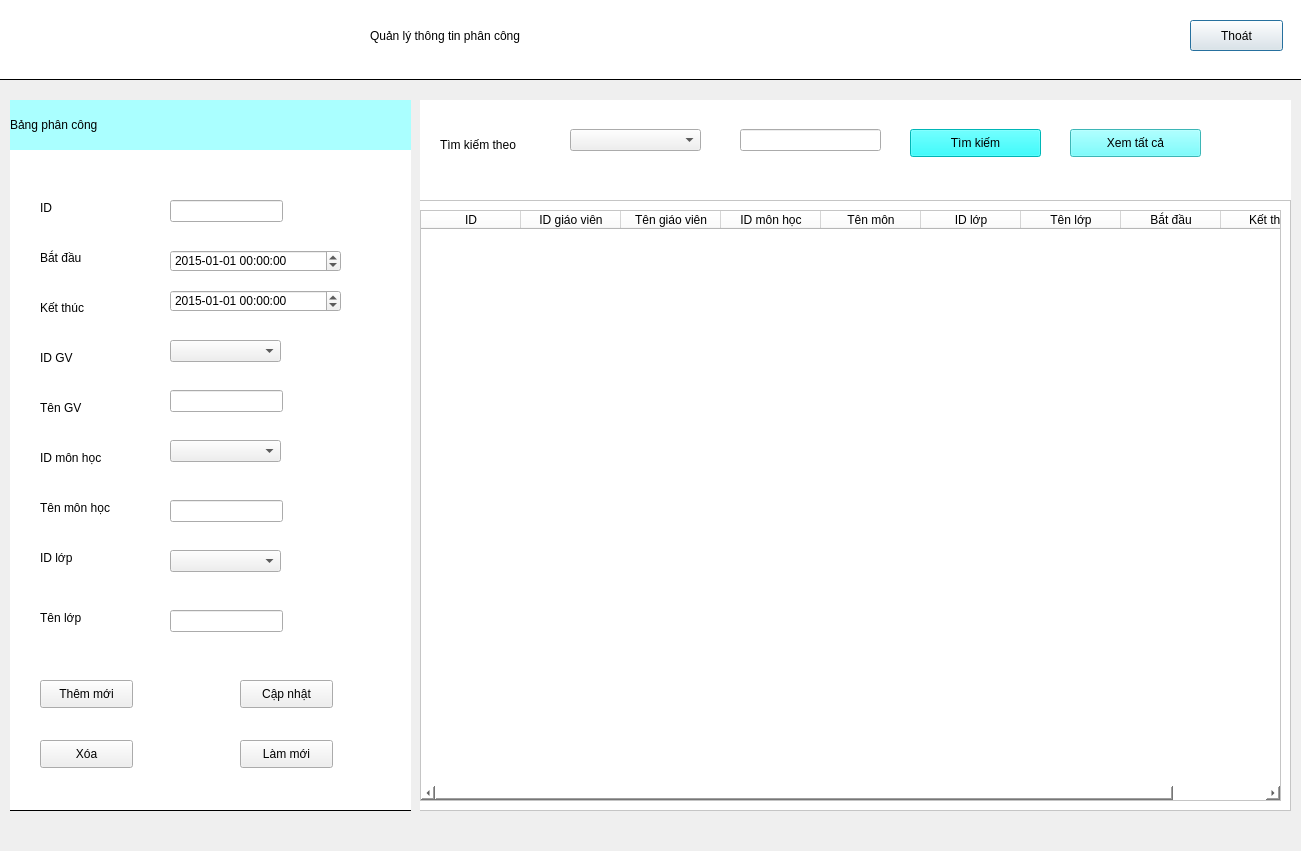
<?xml version="1.0" encoding="UTF-8"?>
<ui version="4.0">
 <class>Dialog</class>
 <widget class="QDialog" name="Dialog">
  <property name="geometry">
   <rect>
    <x>0</x>
    <y>0</y>
    <width>1301</width>
    <height>851</height>
   </rect>
  </property>
  <property name="windowTitle">
   <string>Dialog</string>
  </property>
  <widget class="QWidget" name="widget" native="true">
   <property name="geometry">
    <rect>
     <x>0</x>
     <y>0</y>
     <width>1301</width>
     <height>80</height>
    </rect>
   </property>
   <property name="styleSheet">
    <string notr="true">QWidget#widget{
border-bottom:1px solid black;
	background-color: rgb(255, 255, 255);
}</string>
   </property>
   <widget class="QLabel" name="label_2">
    <property name="geometry">
     <rect>
      <x>370</x>
      <y>10</y>
      <width>721</width>
      <height>51</height>
     </rect>
    </property>
    <property name="styleSheet">
     <string notr="true">font: 28pt &quot;MS Shell Dlg 2&quot;;</string>
    </property>
    <property name="text">
     <string>Quản lý thông tin phân công</string>
    </property>
   </widget>
   <widget class="QPushButton" name="btnExit">
    <property name="geometry">
     <rect>
      <x>1190</x>
      <y>20</y>
      <width>93</width>
      <height>31</height>
     </rect>
    </property>
    <property name="text">
     <string>Thoát</string>
    </property>
   </widget>
  </widget>
  <widget class="QWidget" name="widget_2" native="true">
   <property name="geometry">
    <rect>
     <x>10</x>
     <y>100</y>
     <width>401</width>
     <height>711</height>
    </rect>
   </property>
   <property name="styleSheet">
    <string notr="true">QWidget#widget_2{
border-bottom:1px solid black;
	background-color: rgb(255, 255, 255);
}</string>
   </property>
   <widget class="QLabel" name="label_3">
    <property name="geometry">
     <rect>
      <x>0</x>
      <y>-1</y>
      <width>451</width>
      <height>51</height>
     </rect>
    </property>
    <property name="styleSheet">
     <string notr="true">QWidget#label_3{
font: 16pt &quot;MS Shell Dlg 2&quot;;
	background-color: rgb(170, 255, 255);
}</string>
    </property>
    <property name="text">
     <string>Bảng phân công</string>
    </property>
   </widget>
   <widget class="QLabel" name="label_4">
    <property name="geometry">
     <rect>
      <x>30</x>
      <y>100</y>
      <width>81</width>
      <height>16</height>
     </rect>
    </property>
    <property name="text">
     <string>ID</string>
    </property>
   </widget>
   <widget class="QLabel" name="label_5">
    <property name="geometry">
     <rect>
      <x>30</x>
      <y>150</y>
      <width>81</width>
      <height>16</height>
     </rect>
    </property>
    <property name="text">
     <string>Bắt đầu</string>
    </property>
   </widget>
   <widget class="QLabel" name="label_6">
    <property name="geometry">
     <rect>
      <x>30</x>
      <y>200</y>
      <width>81</width>
      <height>16</height>
     </rect>
    </property>
    <property name="text">
     <string>Kết thúc</string>
    </property>
   </widget>
   <widget class="QLabel" name="label_8">
    <property name="geometry">
     <rect>
      <x>30</x>
      <y>250</y>
      <width>55</width>
      <height>16</height>
     </rect>
    </property>
    <property name="text">
     <string>ID GV</string>
    </property>
   </widget>
   <widget class="QLabel" name="label_9">
    <property name="geometry">
     <rect>
      <x>30</x>
      <y>300</y>
      <width>55</width>
      <height>16</height>
     </rect>
    </property>
    <property name="text">
     <string>Tên GV</string>
    </property>
   </widget>
   <widget class="QLabel" name="label_10">
    <property name="geometry">
     <rect>
      <x>30</x>
      <y>350</y>
      <width>71</width>
      <height>16</height>
     </rect>
    </property>
    <property name="text">
     <string>ID môn học</string>
    </property>
   </widget>
   <widget class="QLabel" name="label_11">
    <property name="geometry">
     <rect>
      <x>30</x>
      <y>400</y>
      <width>81</width>
      <height>16</height>
     </rect>
    </property>
    <property name="text">
     <string>Tên môn học</string>
    </property>
   </widget>
   <widget class="QLineEdit" name="tfGV">
    <property name="geometry">
     <rect>
      <x>160</x>
      <y>290</y>
      <width>113</width>
      <height>22</height>
     </rect>
    </property>
   </widget>
   <widget class="QLineEdit" name="tfTenMon">
    <property name="geometry">
     <rect>
      <x>160</x>
      <y>400</y>
      <width>113</width>
      <height>22</height>
     </rect>
    </property>
   </widget>
   <widget class="QPushButton" name="btnAdd">
    <property name="geometry">
     <rect>
      <x>30</x>
      <y>580</y>
      <width>93</width>
      <height>28</height>
     </rect>
    </property>
    <property name="text">
     <string>Thêm mới</string>
    </property>
   </widget>
   <widget class="QPushButton" name="btnUpdate">
    <property name="geometry">
     <rect>
      <x>230</x>
      <y>580</y>
      <width>93</width>
      <height>28</height>
     </rect>
    </property>
    <property name="text">
     <string>Cập nhật</string>
    </property>
   </widget>
   <widget class="QPushButton" name="btnDelete">
    <property name="geometry">
     <rect>
      <x>30</x>
      <y>640</y>
      <width>93</width>
      <height>28</height>
     </rect>
    </property>
    <property name="text">
     <string>Xóa</string>
    </property>
   </widget>
   <widget class="QPushButton" name="btnRefresh">
    <property name="geometry">
     <rect>
      <x>230</x>
      <y>640</y>
      <width>93</width>
      <height>28</height>
     </rect>
    </property>
    <property name="text">
     <string>Làm mới</string>
    </property>
   </widget>
   <widget class="QComboBox" name="cbIdGV">
    <property name="geometry">
     <rect>
      <x>160</x>
      <y>240</y>
      <width>111</width>
      <height>22</height>
     </rect>
    </property>
    <item>
     <property name="text">
      <string/>
     </property>
    </item>
   </widget>
   <widget class="QComboBox" name="cbIdMon">
    <property name="geometry">
     <rect>
      <x>160</x>
      <y>340</y>
      <width>111</width>
      <height>22</height>
     </rect>
    </property>
    <item>
     <property name="text">
      <string/>
     </property>
    </item>
   </widget>
   <widget class="QLabel" name="label">
    <property name="geometry">
     <rect>
      <x>30</x>
      <y>450</y>
      <width>55</width>
      <height>16</height>
     </rect>
    </property>
    <property name="text">
     <string>ID lớp</string>
    </property>
   </widget>
   <widget class="QLabel" name="label_7">
    <property name="geometry">
     <rect>
      <x>30</x>
      <y>510</y>
      <width>55</width>
      <height>16</height>
     </rect>
    </property>
    <property name="text">
     <string>Tên lớp</string>
    </property>
   </widget>
   <widget class="QComboBox" name="cbIdLop">
    <property name="geometry">
     <rect>
      <x>160</x>
      <y>450</y>
      <width>111</width>
      <height>22</height>
     </rect>
    </property>
    <item>
     <property name="text">
      <string/>
     </property>
    </item>
   </widget>
   <widget class="QLineEdit" name="tfTenLop">
    <property name="geometry">
     <rect>
      <x>160</x>
      <y>510</y>
      <width>113</width>
      <height>22</height>
     </rect>
    </property>
   </widget>
   <widget class="QLineEdit" name="tfId">
    <property name="geometry">
     <rect>
      <x>160</x>
      <y>100</y>
      <width>113</width>
      <height>22</height>
     </rect>
    </property>
   </widget>
   <widget class="QDateTimeEdit" name="deStart">
    <property name="geometry">
     <rect>
      <x>160</x>
      <y>150</y>
      <width>171</width>
      <height>22</height>
     </rect>
    </property>
    <property name="dateTime">
     <datetime>
      <hour>0</hour>
      <minute>0</minute>
      <second>0</second>
      <year>2015</year>
      <month>1</month>
      <day>1</day>
     </datetime>
    </property>
    <property name="maximumDate">
     <date>
      <year>2100</year>
      <month>1</month>
      <day>1</day>
     </date>
    </property>
    <property name="displayFormat">
     <string>yyyy-MM-dd hh:mm:ss</string>
    </property>
   </widget>
   <widget class="QDateTimeEdit" name="deEnd">
    <property name="geometry">
     <rect>
      <x>160</x>
      <y>190</y>
      <width>171</width>
      <height>22</height>
     </rect>
    </property>
    <property name="dateTime">
     <datetime>
      <hour>0</hour>
      <minute>0</minute>
      <second>0</second>
      <year>2015</year>
      <month>1</month>
      <day>1</day>
     </datetime>
    </property>
    <property name="displayFormat">
     <string>yyyy-MM-dd hh:mm:ss </string>
    </property>
   </widget>
  </widget>
  <widget class="QWidget" name="widget_3" native="true">
   <property name="geometry">
    <rect>
     <x>420</x>
     <y>100</y>
     <width>871</width>
     <height>711</height>
    </rect>
   </property>
   <property name="styleSheet">
    <string notr="true">QWidget#widget_3{
	background-color: rgb(255, 255, 255);
}</string>
   </property>
   <widget class="QScrollArea" name="scrollArea">
    <property name="geometry">
     <rect>
      <x>-10</x>
      <y>100</y>
      <width>881</width>
      <height>611</height>
     </rect>
    </property>
    <property name="styleSheet">
     <string notr="true">background-color: rgb(255, 255, 255);</string>
    </property>
    <property name="widgetResizable">
     <bool>true</bool>
    </property>
    <widget class="QWidget" name="scrollAreaWidgetContents">
     <property name="geometry">
      <rect>
       <x>0</x>
       <y>0</y>
       <width>879</width>
       <height>609</height>
      </rect>
     </property>
     <layout class="QVBoxLayout" name="verticalLayout">
      <item>
       <widget class="QTableWidget" name="tableWidget">
        <column>
         <property name="text">
          <string>ID</string>
         </property>
        </column>
        <column>
         <property name="text">
          <string>ID giáo viên</string>
         </property>
        </column>
        <column>
         <property name="text">
          <string>Tên giáo viên</string>
         </property>
        </column>
        <column>
         <property name="text">
          <string>ID môn học</string>
         </property>
        </column>
        <column>
         <property name="text">
          <string>Tên môn</string>
         </property>
        </column>
        <column>
         <property name="text">
          <string>ID lớp</string>
         </property>
        </column>
        <column>
         <property name="text">
          <string>Tên lớp</string>
         </property>
        </column>
        <column>
         <property name="text">
          <string>Bắt đầu</string>
         </property>
        </column>
        <column>
         <property name="text">
          <string>Kết thúc</string>
         </property>
        </column>
       </widget>
      </item>
     </layout>
    </widget>
   </widget>
   <widget class="QWidget" name="widget_4" native="true">
    <property name="geometry">
     <rect>
      <x>0</x>
      <y>-1</y>
      <width>871</width>
      <height>91</height>
     </rect>
    </property>
    <widget class="QLabel" name="label_12">
     <property name="geometry">
      <rect>
       <x>20</x>
       <y>30</y>
       <width>111</width>
       <height>31</height>
      </rect>
     </property>
     <property name="styleSheet">
      <string notr="true">font: 10pt &quot;MS Shell Dlg 2&quot;;</string>
     </property>
     <property name="text">
      <string>Tìm kiếm theo</string>
     </property>
    </widget>
    <widget class="QComboBox" name="cbSearch">
     <property name="geometry">
      <rect>
       <x>150</x>
       <y>30</y>
       <width>131</width>
       <height>22</height>
      </rect>
     </property>
     <item>
      <property name="text">
       <string/>
      </property>
     </item>
     <item>
      <property name="text">
       <string>ID giáo viên</string>
      </property>
     </item>
     <item>
      <property name="text">
       <string>ID môn</string>
      </property>
     </item>
     <item>
      <property name="text">
       <string>ID lớp</string>
      </property>
     </item>
    </widget>
    <widget class="QLineEdit" name="tfSearch">
     <property name="geometry">
      <rect>
       <x>320</x>
       <y>30</y>
       <width>141</width>
       <height>22</height>
      </rect>
     </property>
    </widget>
    <widget class="QPushButton" name="btnSearch">
     <property name="geometry">
      <rect>
       <x>490</x>
       <y>30</y>
       <width>131</width>
       <height>28</height>
      </rect>
     </property>
     <property name="styleSheet">
      <string notr="true">background-color: rgb(0, 255, 255);</string>
     </property>
     <property name="text">
      <string>Tìm kiếm</string>
     </property>
    </widget>
    <widget class="QPushButton" name="btnLoadAll">
     <property name="geometry">
      <rect>
       <x>650</x>
       <y>30</y>
       <width>131</width>
       <height>28</height>
      </rect>
     </property>
     <property name="styleSheet">
      <string notr="true">background-color: rgb(85, 255, 255);</string>
     </property>
     <property name="text">
      <string>Xem tất cả</string>
     </property>
    </widget>
   </widget>
  </widget>
 </widget>
 <resources/>
 <connections/>
</ui>
